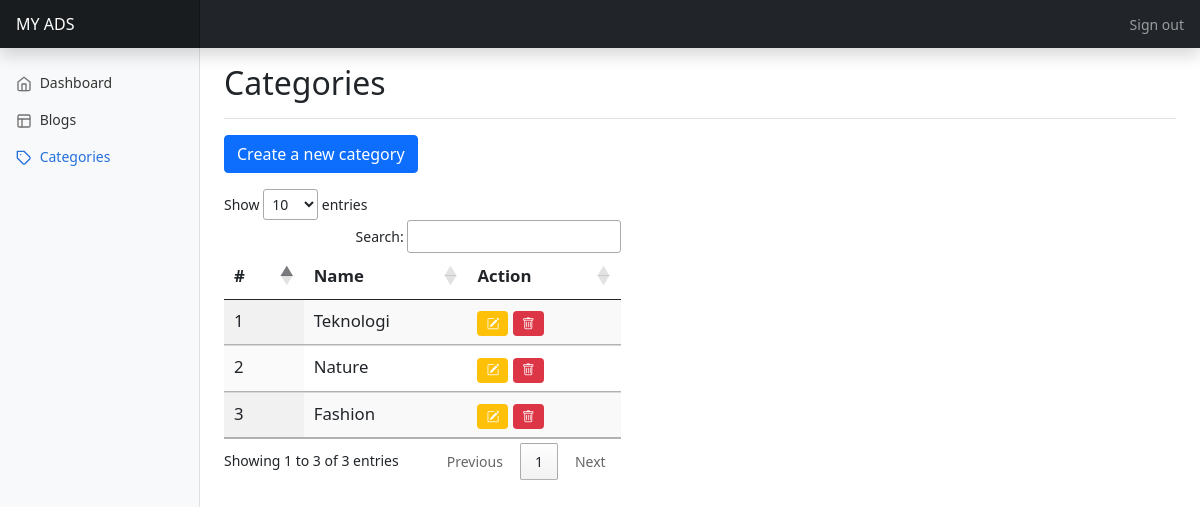
/admin/layouts/categories/categories.php (signed in), run on an earlier commit of the app's database.
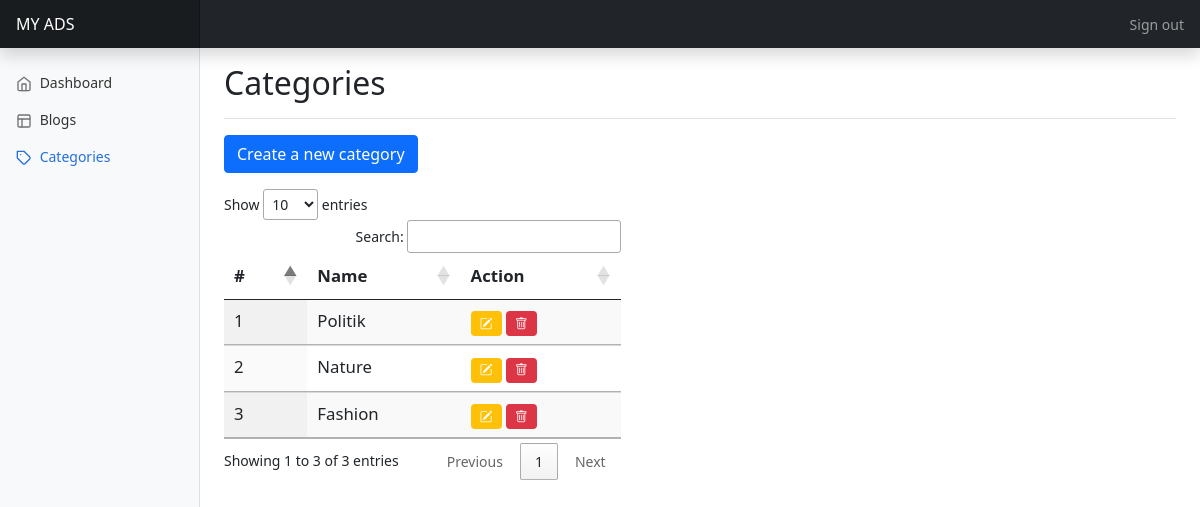
And on a later commit of the database.
### tables this page shows
CREATE TABLE `categories` (
  `id` int(20) NOT NULL AUTO_INCREMENT,
  `name` varchar(255) NOT NULL,
  `slug` varchar(255) NOT NULL,
  PRIMARY KEY (`id`)
);

### admin/layouts/categories/categories.php (the view, shortened to what this page needs)
<?php
require_once "../../backend/config.php";
?>
<!doctype html>
<html lang="en">
<head>
    <link href="https://cdn.jsdelivr.net/npm/bootstrap@5.0.2/dist/css/bootstrap.min.css" rel="stylesheet">
    <link rel="stylesheet" href="https://cdn.jsdelivr.net/npm/bootstrap-icons@1.10.5/font/bootstrap-icons.css">
    <link rel="stylesheet" href="https://cdn.datatables.net/1.13.6/css/jquery.dataTables.css" />
    <link href="../../css/dashboard.css" rel="stylesheet">
</head>
<body>
    <header class="navbar navbar-dark sticky-top bg-dark flex-md-nowrap p-0 shadow">
        <a class="navbar-brand col-md-3 col-lg-2 me-0 px-3 fs-6" href="#">MY ADS</a>
        <div class="navbar-nav">
            <div class="nav-item text-nowrap">
                <a class="nav-link px-3" href="../../backend/authentication/logout.php">Sign out</a>
            </div>
        </div>
    </header>
    <div class="container-fluid">
        <div class="row">
            <nav id="sidebarMenu" class="col-md-3 col-lg-2 d-md-block bg-light sidebar collapse">
                <div class="position-sticky pt-3 sidebar-sticky">
                    <ul class="nav flex-column">
                        <li class="nav-item">
                            <a class="nav-link" aria-current="page" href="/myads/admin/">
                                <span data-feather="home" class="align-text-bottom"></span>
                                Dashboard
                            </a>
                        </li>
                        <li class="nav-item">
                            <a class="nav-link" aria-current="page" href="/myads/admin/layouts/blog/blog.php">
                                <span data-feather="layout" class="align-text-bottom"></span>
                                Blogs
                            </a>
                        </li>
                        <li class="nav-item">
                            <a class="nav-link active" aria-current="page" href="/myads/admin/layouts/categories/categories.php">
                                <span data-feather="tag" class="align-text-bottom"></span>
                                Categories
                            </a>
                        </li>
                    </ul>
                </div>
            </nav>
            <main class="col-md-9 ms-sm-auto col-lg-10 px-md-4">
                <div class="d-flex justify-content-between flex-wrap flex-md-nowrap align-items-center pt-3 pb-2 mb-3 border-bottom">
                    <h1 class="h2">Categories</h1>
                </div>
                <a href="/myads/admin/layouts/categories/create.php" class="btn btn-primary mb-3">Create a new
                    category</a>
                <div class="table-responsive mb-5 col-sm-5">
                    <table id="myTable" class="table table-striped display" style="font-size: larger;">
                        <thead>
                            <tr>
                                <th scope="col">#</th>
                                <th scope="col">Name</th>
                                <th scope="col">Action</th>
                            </tr>
                        </thead>
                        <tbody>
                            <?php
                            $query = "SELECT * FROM `categories` ORDER BY name DESC;";
                            $result = mysqli_query($link, $query);
                            if (mysqli_num_rows($result) > 0) {
                                $i = 1;
                                while ($row = mysqli_fetch_assoc($result)) {
                            ?>
                                    <tr>
                                        <td><?php echo $i; ?></td>
                                        <td><?php echo $row["name"] ?></td>
                                        <td>
                                            <a href="/myads/admin/layouts/categories/edit.php?id=<?php echo $row["id"] ?>" class="btn badge bg-warning"><i class="bi bi-pencil-square"></i></a>
                                            <a href="../../backend/categories/delete.php?id=<?php echo $row["id"] ?>" class="btn badge bg-danger" onclick="confirm('Apakah anda ingin menghapus kategori ini?')"><i class="bi bi-trash"></i></a>
                                        </td>
                                    </tr>
                            <?php
                                    $i++;
                                }
                            } else {
                                echo "0 results";
                            }
                            ?>
                        </tbody>
                    </table>
                </div>
            </main>
        </div>
    </div>
</body>
</html>

What changed in the data, as far as the page shows it:
removed categories: name "Teknologi"
added categories: name "Politik"
